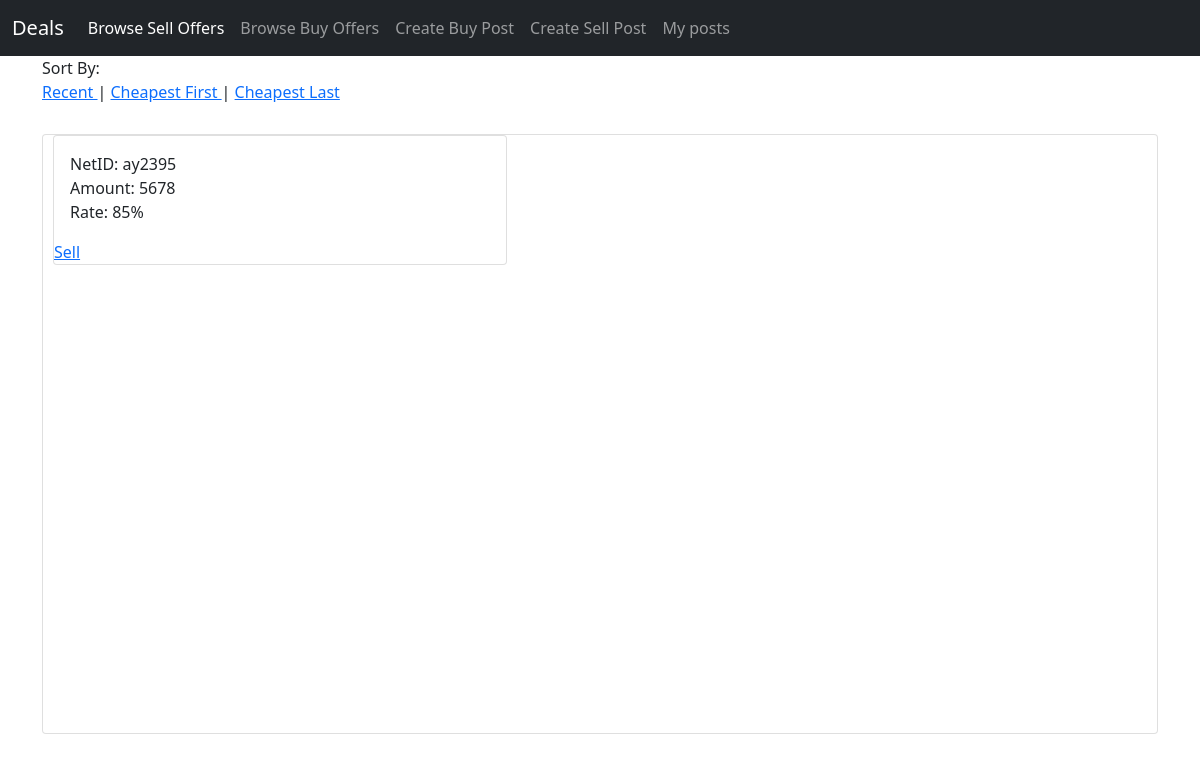
Screenshot of /market/sell (signed in) with the database file from the repository.
### tables this page shows
CREATE TABLE sell_posts (
                                            post_id integer PRIMARY KEY AUTOINCREMENT,
                                            net_id text,
                                            amount text,
                                            rate text
                                        );

### app.py (the view)
@app.route('/market/sell')
def market_sell():
    sort = request.args.get('sort')
    sell_posts = getSellPosts(sort)
    if not session.get("netId"):
        return redirect('/')
    username = session.get('netId')
    password = session.get('password')
    if sell_posts is None:
        sell_posts = []
    if login(username, password):
        return render_template("posts/browse_sell.html", sell_posts=sell_posts)
    else:
        return redirect('/')

### database.py (called while the page is built)
def open():
    global database
    global database_cursor
    database = sqlite3.connect("maindb.db", uri=True, check_same_thread=False)
    database_cursor = database.cursor()

def close():
    database_cursor.close()

def login(netid, password):
    open()
    database_cursor.execute("SELECT * FROM users WHERE net_id =? and password=?", (netid, password))
    user = database_cursor.fetchall()
    close()
    if user is None or len(user) <= 0:
        return False  # the user is not registered
    else:
        return True  # the user logged in successfully

def getSellPosts(sort):
    open()
    if sort == "cheap_first":
        return database_cursor.execute("SELECT * FROM sell_posts ORDER BY rate ASC").fetchall()
    elif sort == "cheap_last":
        return database_cursor.execute("SELECT * FROM sell_posts ORDER BY rate DESC").fetchall()
    else:
        return database_cursor.execute("SELECT * FROM sell_posts ORDER BY post_id DESC").fetchall()

### templates/posts/browse_sell.html (shortened to what this page needs)
<!DOCTYPE html>
    <link href="https://cdn.jsdelivr.net/npm/bootstrap@5.0.2/dist/css/bootstrap.min.css" rel="stylesheet">
<body >
  <nav class="navbar navbar-expand-lg navbar-dark bg-dark">
    <div class="container-fluid">
      <a class="navbar-brand" href="/market/buy">Deals</a>
      <div class="collapse navbar-collapse" id="navbarSupportedContent">
        <ul class="navbar-nav me-auto mb-2 mb-lg-0">
            <li class="nav-item">
            <a class="nav-link active" aria-current="page" href="/market/sell">Browse Sell Offers</a>
          </li>
            <li class="nav-item">
            <a class="nav-link " aria-current="page" href="/market/buy">Browse Buy Offers</a>
          </li>
          <li class="nav-item">
            <a class="nav-link " aria-current="page" href="/create/buy">Create Buy Post</a>
          </li>
          <li class="nav-item">
            <a class="nav-link " aria-current="page" href="/create/sell">Create Sell Post</a>
          </li>
          <li class="nav-item">
            <a class="nav-link" aria-current="page" href="/my_posts">My posts</a>
          </li>
        </ul>
      </div>
    </div>
  </nav>
    <div class="container" >
        Sort By: </br><a href="/market/sell?sort=recent">Recent </a>|
        <a href="/market/sell?sort=cheap_first"> Cheapest First </a>|
        <a href="/market/sell?sort=cheap_last"> Cheapest Last</a>
      <div class="card" style="margin-top: 30px; height:600px;">
                {% for post in sell_posts %}
                <div class="postcontainer col-5" style="padding-left:10px" postid='post3456'>
                <div class="card">
                    <div class="card-body">
                        <div class="text">NetID: {{ post[1] }}</div>
                        <div class="text">Amount: {{ post[2] }}</div>
                        <div class="text">Rate: {{ post[3] }}%</div>
                    </div>
                    <div class="form-group block">
                        <a href ="mailto:{{post[1]}}@nyu.edu?subject=[DealAD] I will sell you Falcon Dirhams&body=Hello, I'm interested in selling my Falcon Dirham. Let me know if you would like to buy.">Sell</a>
                </div>
                </div>
                </div>
          {% endfor %}
      </div>
</div>
</body>
</html>

### rows the page displays
sell_posts: net "ay2395", amount "5678", rate "85"
